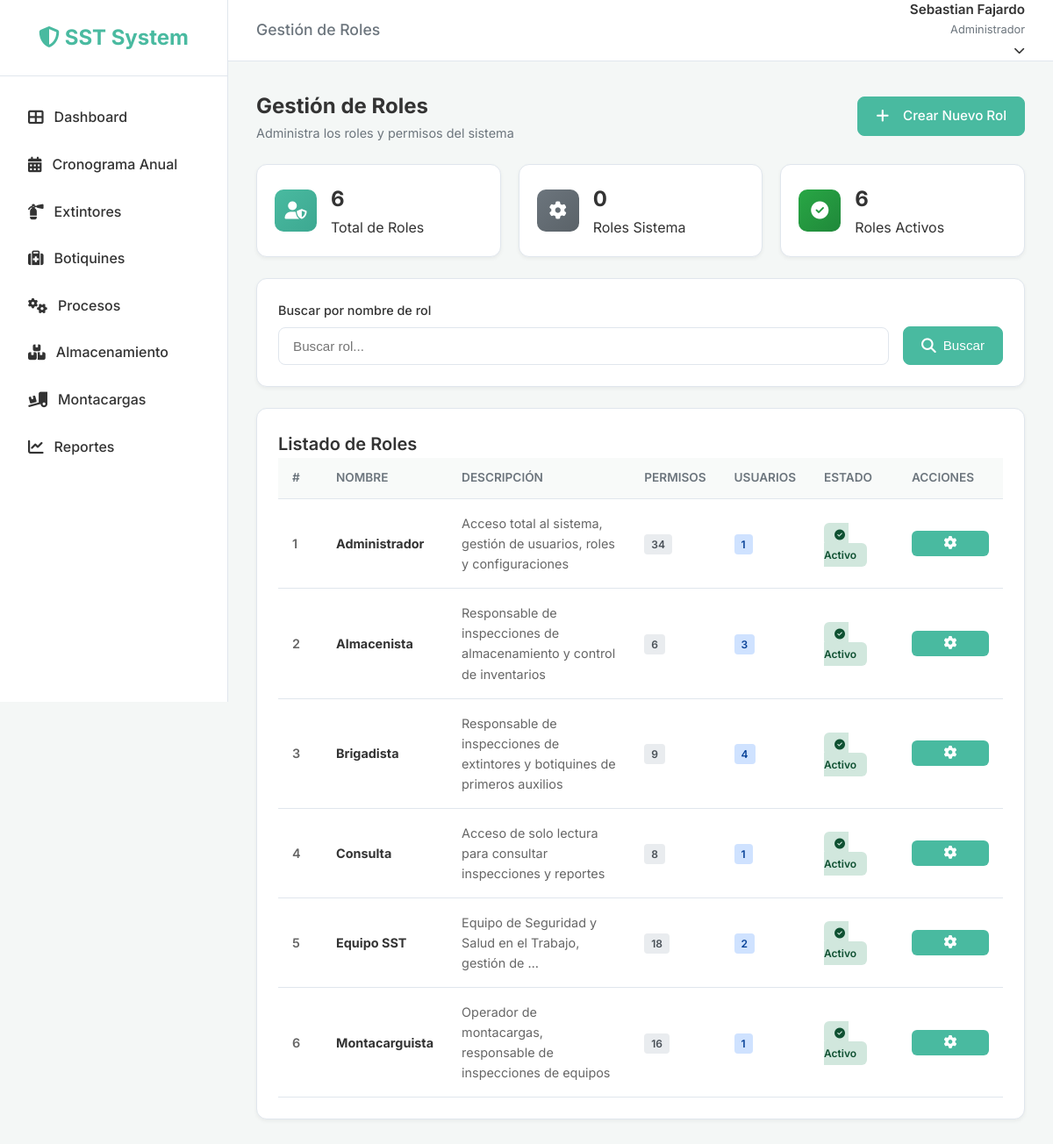
/roles/ (signed in), run on the app's committed database.
### users/models.py (models this page shows, shortened)
class CustomUser(AbstractUser):
    email = models.EmailField(unique=True)
    document_number = models.CharField(max_length=20, blank=True, null=True)
    role = models.ForeignKey('roles.Role', on_delete=models.SET_NULL, null=True, blank=True,
                             related_name='users', verbose_name='Rol')
    updated_at = models.DateTimeField(auto_now=True)
    digital_signature = models.TextField(blank=True, null=True, verbose_name="Firma Digital") # Base64 encoded image
    USERNAME_FIELD = 'email'
    REQUIRED_FIELDS = ['username', 'first_name', 'last_name']
    def has_perm_custom(self, module, action):
        if self.is_superuser:
            return True
        if self.role and self.role.name == 'Administrador':
            return True
        if not self.role or not self.role.is_active:
            return False
        return self.role.has_permission(module, action)

### roles/models.py (models this page shows, shortened)
class Role(models.Model):
    name = models.CharField(max_length=100, unique=True, verbose_name='Nombre del Rol')
    description = models.TextField(blank=True, verbose_name='Descripción')
    permissions = models.ManyToManyField(Permission, blank=True, related_name='roles', verbose_name='Permisos')
    is_active = models.BooleanField(default=True, verbose_name='Activo')
    is_system_role = models.BooleanField(default=False, verbose_name='Rol del Sistema')
    created_at = models.DateTimeField(auto_now_add=True)
    updated_at = models.DateTimeField(auto_now=True)
    class Meta:
        verbose_name = 'Rol'
        verbose_name_plural = 'Roles'
        ordering = ['name']

### roles/views.py (the view)
# urls.py: path('', views.RoleListView.as_view(), name='role_list'),
class RoleListView(LoginRequiredMixin, RolePermissionRequiredMixin, ListView):
    permission_required = ('roles', 'view')
    model = Role
    template_name = 'roles/role_list.html'
    context_object_name = 'roles'
    def get_queryset(self):
        queryset = Role.objects.all().prefetch_related('permissions', 'users')
        search_query = self.request.GET.get('search', '')
        if search_query:
            queryset = queryset.filter(name__icontains=search_query)
        return queryset
    def get_context_data(self, **kwargs):
        context = super().get_context_data(**kwargs)
        context['total_roles'] = Role.objects.count()
        context['system_roles'] = Role.objects.filter(is_system_role=True).count()
        context['active_roles'] = Role.objects.filter(is_active=True).count()
        context['search'] = self.request.GET.get('search', '')
        return context

### roles/mixins.py (called while the page is built)
    def dispatch(self, request, *args, **kwargs):
        if not request.user.is_authenticated:
            return self.handle_no_permission()
        if not self.has_permission():
            messages.error(request, 'No tienes permiso para realizar esta acción o acceder a esta sección.')
            referer = request.META.get('HTTP_REFERER')
            if referer and referer != request.build_absolute_uri():
                return redirect(referer)
            return redirect('dashboard')
        return super().dispatch(request, *args, **kwargs)

    def has_permission(self):
        if self.permission_required:
            user = self.request.user
            if hasattr(user, 'has_perm_custom'):
                if isinstance(self.permission_required, (list, tuple)) and len(self.permission_required) == 2:
                    module, action = self.permission_required
                    return user.has_perm_custom(module, action)
        return True

### roles/templatetags/permission_tags.py (called while the page is built)
@register.simple_tag(takes_context=True)
def has_permission(context, module, action):
    request = context.get('request')
    if not request or not request.user.is_authenticated:
        return False
    if hasattr(request.user, 'has_perm_custom'):
        return request.user.has_perm_custom(module, action)
    return False

### templates/roles/role_list.html (shortened to what this page needs)
{% extends 'base.html' %}
{% block header_title %}Gestión de Roles{% endblock %}
{% block content %}
<div class="dashboard-header">
    <div>
        <h1 style="font-size: 1.5rem; font-weight: 700;">Gestión de Roles</h1>
        <p style="color: var(--text-light); font-size: 0.9rem;">Administra los roles y permisos del sistema</p>
    </div>
    <a href="{% url 'role_create' %}" class="btn btn-primary">
        <i class="fas fa-plus" style="margin-right: 8px;"></i> Crear Nuevo Rol
    </a>
</div>
<div class="stats-container">
    <div class="stat-card">
        <div class="stat-icon icon-blue">
            <i class="fas fa-user-shield"></i>
        </div>
        <div class="stat-info">
            <div class="stat-value">{{ total_roles }}</div>
            <div class="stat-label">Total de Roles</div>
        </div>
    </div>
    <div class="stat-card">
        <div class="stat-icon icon-gray">
            <i class="fas fa-cog"></i>
        </div>
        <div class="stat-info">
            <div class="stat-value">{{ system_roles }}</div>
            <div class="stat-label">Roles Sistema</div>
        </div>
    </div>
    <div class="stat-card">
        <div class="stat-icon icon-green">
            <i class="fas fa-check-circle"></i>
        </div>
        <div class="stat-info">
            <div class="stat-value">{{ active_roles }}</div>
            <div class="stat-label">Roles Activos</div>
        </div>
    </div>
</div>
<div class="card" style="margin-bottom: 24px;">
    <form method="get" style="display: flex; gap: 16px; align-items: end;">
        <div class="form-group" style="flex: 1; margin-bottom: 0;">
            <label for="search">Buscar por nombre de rol</label>
            <input type="text" id="search" name="search" value="{{ search }}" placeholder="Buscar rol..."
                style="width: 100%;">
        </div>
        <button type="submit" class="btn btn-primary" style="margin-bottom: 0;">
            <i class="fas fa-search"></i> Buscar
        </button>
    </form>
</div>
<div class="card">
    <h3 class="card-title">Listado de Roles</h3>
    <div class="table-wrapper">
        <table>
            <thead>
                <tr>
                    <th style="width: 50px;">#</th>
                    <th>Nombre</th>
                    <th>Descripción</th>
                    <th style="width: 100px;">Permisos</th>
                    <th style="width: 100px;">Usuarios</th>
                    <th style="width: 100px;">Estado</th>
                    <th style="width: 120px;">Acciones</th>
                </tr>
            </thead>
            <tbody>
                {% for role in roles %}
                <tr>
                    <td style="font-weight: 600; color: #666;">{{ forloop.counter }}</td>
                    <td>
                        <strong>{{ role.name }}</strong>
                    </td>
                    <td style="color: #666;">{{ role.description|truncatewords:10 }}</td>
                    <td>
                        <span
                            style="background: #e9ecef; color: #495057; padding: 4px 8px; border-radius: 4px; font-size: 0.75rem; font-weight: 600;">
                            {{ role.permissions.count }}
                        </span>
                    </td>
                    <td>
                        <span
                            style="background: #cfe2ff; color: #084298; padding: 4px 8px; border-radius: 4px; font-size: 0.75rem; font-weight: 600;">
                            {{ role.users.count }}
                        </span>
                    </td>
                    <td>
                        {% if role.is_active %}
                        <span
                            style="background: #d1e7dd; color: #0f5132; padding: 6px 12px; border-radius: 6px; font-size: 0.75rem; font-weight: 600;">
                            <i class="fas fa-check-circle" style="margin-right: 4px;"></i> Activo
                        </span>
                        {% else %}
                        <span
                            style="background: #f8d7da; color: #842029; padding: 6px 12px; border-radius: 6px; font-size: 0.75rem; font-weight: 600;">
                            <i class="fas fa-ban" style="margin-right: 4px;"></i> Inactivo
                        </span>
                        {% endif %}
                    </td>
                    <td>
                        <div style="position: relative;">
                            <button class="btn btn-sm"
                                style="background: #49BAA0; color: white; padding: 6px 12px; width: 100%;"
                                onclick="toggleRoleMenu({{ role.pk }})" title="Acciones">
                                <i class="fas fa-cog"></i>
                            </button>
                        </div>
                    </td>
                </tr>
                {% endfor %}
            </tbody>
        </table>
    </div>
</div>
</div>
{% endblock %}

### templates/base.html (shortened to what this page needs)
{% load static permission_tags %}
<!DOCTYPE html>
<html lang="es">
<head>
    <link rel="stylesheet" href="https://cdnjs.cloudflare.com/ajax/libs/font-awesome/6.4.0/css/all.min.css">
    <link rel="stylesheet" href="https://cdnjs.cloudflare.com/ajax/libs/toastr.js/latest/toastr.min.css">
    <link rel="stylesheet" href="{% static 'css/style.css' %}">
</head>
<body>
    {% if user.is_authenticated %}
    <div class="app-wrapper">
        <aside class="sidebar">
            <div class="sidebar-header">
                <a href="{% url 'dashboard' %}" class="logo">
                    <i class="fas fa-shield-alt"></i> <span class="logo-text">SST System</span>
                </a>
            </div>
            <ul class="sidebar-menu">
                {% has_permission 'users' 'view' as can_view_dashboard %}
                <li>
                    <a href="{% url 'dashboard' %}"
                        class="{% if request.resolver_match.url_name == 'dashboard' %}active{% endif %}">
                        <i class="fas fa-th-large"></i> <span>Dashboard</span>
                    </a>
                </li>
                {% has_permission 'schedule' 'view' as can_view_schedule %}
                {% if can_view_schedule %}
                <li>
                    <a href="{% url 'inspection_list' %}"
                        class="{% if request.resolver_match.url_name == 'inspection_list' %}active{% endif %}">
                        <i class="fas fa-calendar-alt"></i> <span>Cronograma Anual</span>
                    </a>
                </li>
                {% endif %}
                {% has_permission 'extinguisher' 'view' as can_view_extinguisher %}
                {% if can_view_extinguisher %}
                <li>
                    <a href="{% url 'extinguisher_list' %}"
                        class="{% if 'extinguisher' in request.path %}active{% endif %}">
                        <i class="fas fa-fire-extinguisher"></i> <span>Extintores</span>
                    </a>
                </li>
                {% endif %}
                {% has_permission 'first_aid' 'view' as can_view_first_aid %}
                {% if can_view_first_aid %}
                <li>
                    <a href="{% url 'first_aid_list' %}" class="{% if 'first-aid' in request.path %}active{% endif %}">
                        <i class="fas fa-medkit"></i> <span>Botiquines</span>
                    </a>
                </li>
                {% endif %}
                {% has_permission 'process' 'view' as can_view_process %}
                {% if can_view_process %}
                <li>
                    <a href="{% url 'process_list' %}" class="{% if 'process' in request.path %}active{% endif %}">
                        <i class="fas fa-cogs"></i> <span>Procesos</span>
                    </a>
                </li>
                {% endif %}
                {% has_permission 'storage' 'view' as can_view_storage %}
                {% if can_view_storage %}
                <li>
                    <a href="{% url 'storage_list' %}" class="{% if 'storage' in request.path %}active{% endif %}">
                        <i class="fas fa-boxes"></i> <span>Almacenamiento</span>
                    </a>
                </li>
                {% endif %}
                {% has_permission 'forklift' 'view' as can_view_forklift %}
                {% if can_view_forklift %}
                <li>
                    <a href="{% url 'forklift_list' %}" class="{% if 'forklift' in request.path %}active{% endif %}">
                        <i class="fas fa-truck-loading"></i> <span>Montacargas</span>
                    </a>
                </li>
                {% endif %}
                {% has_permission 'reports' 'view' as can_view_reports %}
                {% if can_view_reports %}
                <li>
                    <a href="{% url 'inspection_reports' %}"
                        class="{% if request.resolver_match.url_name == 'inspection_reports' %}active{% endif %}">
                        <i class="fas fa-chart-line"></i> <span>Reportes</span>
                    </a>
                </li>
                {% endif %}
            </ul>
        </aside>
        <div style="flex: 1; display: flex; flex-direction: column;">
            <header class="topbar">
                <div class="page-title">
                    <h2 style="font-size: 1.1rem; color: var(--text-light); font-weight: 500;">
                        {% block header_title %}Panel de Control{% endblock %}
                    </h2>
                </div>
                <div class="user-profile" style="position: relative;">
                    <div class="user-info" style="cursor: pointer;" onclick="toggleUserDropdown()">
                        <span class="user-name">{{ user.get_full_name|default:user.email }}</span>
                        <span class="user-role">{% if user.is_staff %}Administrador{% else %}Inspector{% endif %}</span>
                        <i class="fas fa-chevron-down"
                            style="margin-left: 8px; font-size: 0.8rem; transition: transform 0.3s;"></i>
                    </div>
                </div>
            </header>
            <main class="main-content">
                <div class="content-container">
                    {% block content %}{% endblock %}
                </div>
        </div>
    {% endif %}
</body>
</html>

### data on the page
CustomUser: get_full_name "Sebastian Fajardo"
Role: name "Administrador", description "Acceso total al sistema, gestión de usuarios, roles y configuraciones", permissions.count "34", users.count "1", is_active True (drawn)
Role: name "Almacenista", description "Responsable de inspecciones de almacenamiento y control de inventarios", permissions.count "6", users.count "3", is_active True (drawn)
Role: name "Brigadista", description "Responsable de inspecciones de extintores y botiquines de primeros auxilios", permissions.count "9", users.count "4", is_active True (drawn)
Role: name "Consulta", description "Acceso de solo lectura para consultar inspecciones y reportes", permissions.count "8", users.count "1", is_active True (drawn)
Role: name "Equipo SST", description "Equipo de Seguridad y Salud en el Trabajo, gestión de …", permissions.count "18", users.count "2", is_active True (drawn)
Role: name "Montacarguista", description "Operador de montacargas, responsable de inspecciones de equipos", permissions.count "16", users.count "1", is_active True (drawn)

### other printed values
{{ total_roles }} "6"
{{ system_roles }} "0"
{{ active_roles }} "6"
